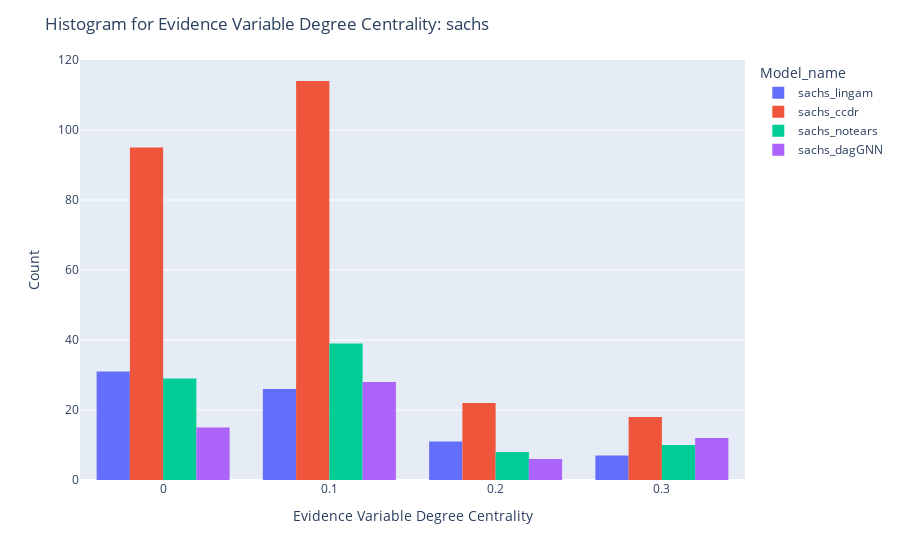

Source (notebook cell):
### Code cell
fig = px.histogram(df, x="degree_centrality_evs", color='Model_name', barmode='group')
fig.update_layout(
    title_text=f'Histogram for Evidence Variable Degree Centrality: {dataset_name}', # title of plot
    xaxis_title_text='Evidence Variable Degree Centrality', # xaxis label
    yaxis_title_text='Count', # yaxis label
)
fig.show()

### Figure 1 — Plotly figure (JSON) as saved in the notebook; plotly's stock layout.template omitted (floating-point values rounded to 4 significant figures; data arrays with more than 128 entries replaced by an {"elided": "..."} marker saying what was removed)
{"data": [{"alignmentgroup": "True", "bingroup": "x", "hovertemplate": "Model_name=sachs_lingam<br>degree_centrality_evs=%{x}<br>count=%{y}<extra></extra>", "legendgroup": "sachs_lingam", "marker": {"color": "#636efa", "pattern": {"shape": ""}}, "name": "sachs_lingam", "offsetgroup": "sachs_lingam", "orientation": "v", "showlegend": true, "type": "histogram", "x": [0, 0.1, 0.3, 0, 0.1, 0.3, 0.1, 0.2, 0.3, 0.1, 0.1, 0.2, 0.2, 0, 0, 0.2, 0, 0, 0.1, 0.1, 0.1, 0.1, 0, 0.1, 0.1, 0, 0, 0.3, 0, 0, 0.2, 0, 0, 0.2, 0, 0.2, 0, 0.1, 0, 0, 0.2, 0.1, 0, 0, 0.1, 0.1, 0, 0, 0, 0.3, 0, 0.1, 0, 0, 0, 0.1, 0, 0.1, 0.1, 0.1, 0.2, 0.1, 0, 0.3, 0, 0.1, 0.1, 0.1, 0, 0.2, 0.1, 0, 0.3, 0.2, 0.1], "xaxis": "x", "yaxis": "y"}, {"alignmentgroup": "True", "bingroup": "x", "hovertemplate": "Model_name=sachs_ccdr<br>degree_centrality_evs=%{x}<br>count=%{y}<extra></extra>", "legendgroup": "sachs_ccdr", "marker": {"color": "#EF553B", "pattern": {"shape": ""}}, "name": "sachs_ccdr", "offsetgroup": "sachs_ccdr", "orientation": "v", "showlegend": true, "type": "histogram", "x": {"elided": "249 float values"}, "xaxis": "x", "yaxis": "y"}, {"alignmentgroup": "True", "bingroup": "x", "hovertemplate": "Model_name=sachs_notears<br>degree_centrality_evs=%{x}<br>count=%{y}<extra></extra>", "legendgroup": "sachs_notears", "marker": {"color": "#00cc96", "pattern": {"shape": ""}}, "name": "sachs_notears", "offsetgroup": "sachs_notears", "orientation": "v", "showlegend": true, "type": "histogram", "x": [0.1, 0, 0, 0, 0, 0.1, 0, 0.1, 0, 0.1, 0.2, 0.1, 0, 0, 0, 0, 0.3, 0.1, 0, 0.3, 0, 0, 0.1, 0.2, 0.1, 0.1, 0.1, 0.1, 0.1, 0, 0.1, 0.2, 0.1, 0.3, 0.1, 0.3, 0, 0.1, 0, 0.1, 0, 0, 0.1, 0, 0.1, 0.2, 0.3, 0, 0.3, 0.2, 0.2, 0.1, 0.1, 0, 0.3, 0.1, 0, 0.1, 0.1, 0.1, 0, 0.3, 0.1, 0, 0.1, 0.1, 0.3, 0, 0.1, 0.1, 0.2, 0.1, 0, 0.1, 0.1, 0.3, 0, 0.1, 0, 0.1, 0.1, 0, 0.2, 0.1, 0.1, 0.1], "xaxis": "x", "yaxis": "y"}, {"alignmentgroup": "True", "bingroup": "x", "hovertemplate": "Model_name=sachs_dagGNN<br>degree_centrality_evs=%{x}<br>count=%{y}<extra></extra>", "legendgroup": "sachs_dagGNN", "marker": {"color": "#ab63fa", "pattern": {"shape": ""}}, "name": "sachs_dagGNN", "offsetgroup": "sachs_dagGNN", "orientation": "v", "showlegend": true, "type": "histogram", "x": [0.1, 0, 0.1, 0.3, 0.3, 0.3, 0.1, 0, 0.1, 0.1, 0.1, 0.1, 0, 0.3, 0.1, 0.1, 0.1, 0.1, 0.1, 0.1, 0, 0.1, 0.1, 0.3, 0.3, 0.1, 0.3, 0.2, 0.1, 0.2, 0.2, 0.1, 0.1, 0.2, 0, 0.2, 0.3, 0.1, 0.3, 0.1, 0.2, 0.1, 0, 0.1, 0, 0, 0, 0.1, 0.3, 0.1, 0, 0, 0.3, 0, 0.3, 0, 0.1, 0.1, 0, 0.1, 0], "xaxis": "x", "yaxis": "y"}], "layout": {"barmode": "group", "legend": {"title": {"text": "Model_name"}, "tracegroupgap": 0}, "margin": {"t": 60}, "title": {"text": "Histogram for Evidence Variable Degree Centrality: sachs"}, "xaxis": {"anchor": "y", "domain": [0, 1], "title": {"text": "Evidence Variable Degree Centrality"}}, "yaxis": {"anchor": "x", "domain": [0, 1], "title": {"text": "Count"}}}}
